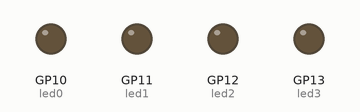
This program was run on a simulated Raspberry Pi Pico running MicroPython. On the bench: output pins drawn as LEDs (lit = HIGH).

Above: at 0.1 s.
At 5.1 s:
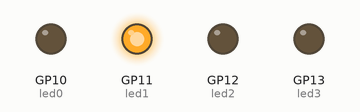
At 9.1 s:
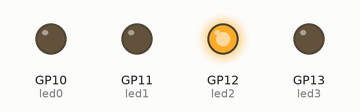
At 19.1 s:
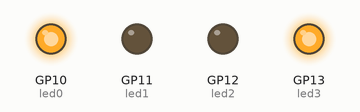
At 29.1 s:
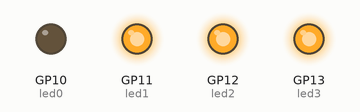
At 39.1 s:
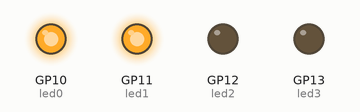
Timing chart, 0 to 40.0 s (numbered marks = the images above):
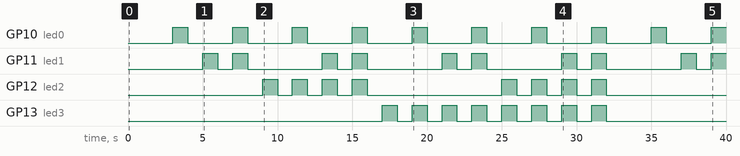

Measured:
- by itself, GP10 (led0): alternates HIGH for 1.0 s and LOW for 3.0 s
- by itself, GP11 (led1): repeats every 8.0 s: LOW 1.0 s, HIGH 1.0 s, LOW 5.0 s, HIGH 1.0 s
- by itself, GP12 (led2): goes 3 × (HIGH 1.0 s, LOW 1.0 s), HIGH 1.0 s, LOW 9.0 s, 3 × (HIGH 1.0 s, LOW 1.0 s), HIGH 1.0 s, then LOW
- by itself, GP13 (led3): LOW → HIGH at 17.0 s, → LOW 1.0 s later, → HIGH 1.0 s later, → LOW 1.0 s later, … (16 changes in this stretch)

The program:

four_bit_LED_auto.py
```python
import machine
import utime

led0 = machine.Pin(10, machine.Pin.OUT)
led1 = machine.Pin(11, machine.Pin.OUT)
led2 = machine.Pin(12, machine.Pin.OUT)
led3 = machine.Pin(13, machine.Pin.OUT)

bin_digits = []

def dec_to_bin(num):
     for i in range(4):
        if (num > 0):
            if (num % 2 == 0):
             bin_digits.insert(0, 0)
             num = num / 2
            else:
                bin_digits.insert(0, 1)
                num = num - 1
                num = num / 2
        else:
            bin_digits.insert(0, 0)


while True:
    for i in range(16):
        led0.value(0)
        led1.value(0)
        led2.value(0)
        led3.value(0)

        utime.sleep(1)

        dec_to_bin(i)

        led0.value(bin_digits[3])
        led1.value(bin_digits[2])
        led2.value(bin_digits[1])
        led3.value(bin_digits[0])

        utime.sleep(1)
```
